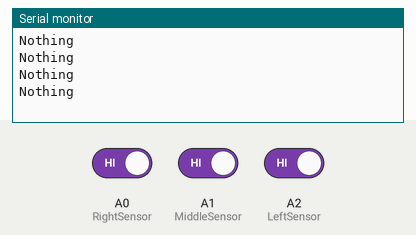
Recording of a sketch running on a simulated Arduino Uno, built with avr-gcc and run on an emulated ATmega328P. On the bench: the last lines printed to the serial monitor. The test bench sets the inputs (shaded band); at power-on: A0 (RightSensor) HIGH, A1 (MiddleSensor) HIGH, A2 (LeftSensor) HIGH.

Above: at 1.8 s.
1.9 s: A0 (RightSensor) driven LOW
At 2.4 s:
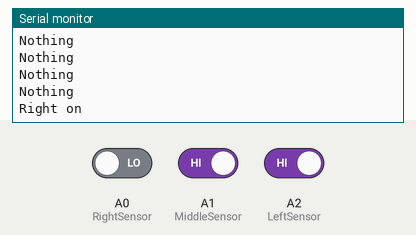
4.0 s: A1 (MiddleSensor) driven LOW
At 4.4 s:
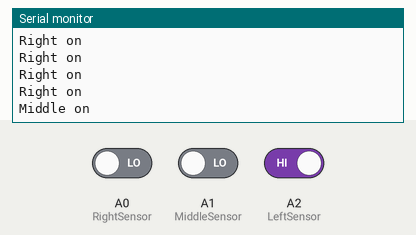
6.0 s: A2 (LeftSensor) driven LOW
At 6.4 s:
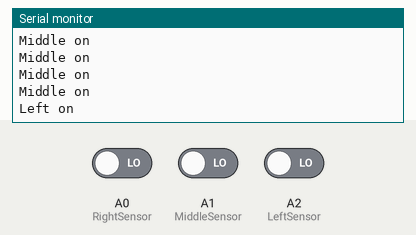

Measured:
- after the input at 1.9 s, the serial monitor: prints a new line after 0.10 s (image 1)
- after the input at 4.0 s, the serial monitor: prints a new line at once (image 2)
- after the input at 6.0 s, the serial monitor: prints a new line at once (image 3)

The sketch:

Day4-IRSensor.ino
```cpp
int LeftSensor = A2; // connect ir sensor to arduino pin 2
int MiddleSensor = A1;
int RightSensor = A0;
void setup()
{
  Serial.begin(9600);
  pinMode (LeftSensor, INPUT); // sensor pin INPUT
  pinMode (MiddleSensor, INPUT); // sensor pin INPUT
  pinMode (RightSensor, INPUT); // sensor pin INPUT
  //pinMode (LED, OUTPUT); // Led pin OUTPUT
}

void loop()
{
  int LeftStatus = digitalRead (LeftSensor);
  int MiddleStatus = digitalRead (MiddleSensor);
  int RightStatus = digitalRead (RightSensor);

  if (LeftStatus == 0)
  {     Serial.println("Left on");
  }
  else if (MiddleStatus == 0)
  {        Serial.println("Middle on");
  }
  else if (RightStatus == 0)
  {    Serial.println("Right on");
  }
  else
  {     Serial.println("Nothing");
  }
  delay(500);
}
```
